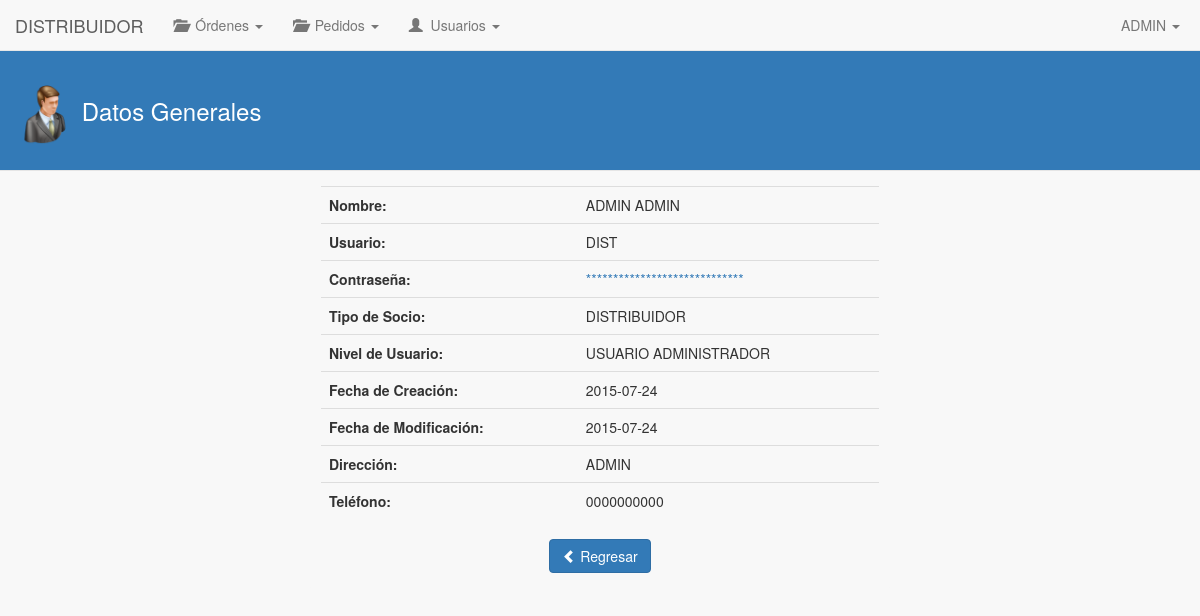
The app's page /distribuidor/datosGenerales/index.php (signed in), older data.
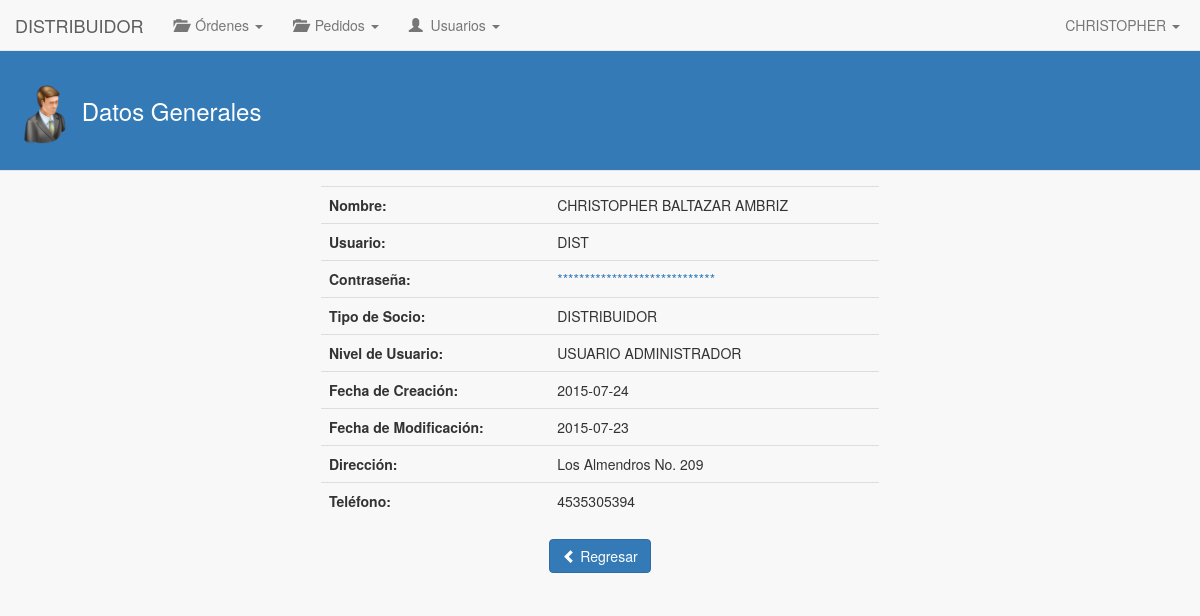
The same page, newer data.
### tables this page shows
CREATE TABLE IF NOT EXISTS `usuario_distribuidor` (
  `id_usuario_distribuidor` int(11) NOT NULL AUTO_INCREMENT,
  `nombre_usuario_distribuidor` varchar(100) NOT NULL,
  `apellido_usuario_distribuidor` varchar(100) NOT NULL,
  `direccion_usuario_distribuidor` text NOT NULL,
  `telefono_usuario_distribuidor` varchar(20) NOT NULL,
  `entradas` int(11) NOT NULL DEFAULT '0',
  `pedidos` int(11) NOT NULL DEFAULT '0',
  `envios` int(11) NOT NULL DEFAULT '0',
  `id_usuario_fk` int(11) NOT NULL,
  `id_distribuidor_fk` int(11) NOT NULL,
  PRIMARY KEY (`id_usuario_distribuidor`),
  KEY `id_usuario_fk_idx` (`id_usuario_fk`),
  KEY `id_distribuidor_fk_idx` (`id_distribuidor_fk`)
);

CREATE TABLE IF NOT EXISTS `usuarios` (
  `id_usuario` int(11) NOT NULL AUTO_INCREMENT,
  `nombre_usuario` varchar(100) NOT NULL,
  `contrasena_usuario` varchar(45) NOT NULL,
  `tipo_socio_usuario` int(11) NOT NULL,
  `nivel_autorizacion_usuario` int(11) NOT NULL,
  `fecha_creacion_usuario` date NOT NULL,
  `fecha_modificacion_usuario` date NOT NULL,
  `estado_usuario` int(11) NOT NULL,
  PRIMARY KEY (`id_usuario`),
  UNIQUE KEY `nombre_usuario` (`nombre_usuario`)
);

### distribuidor/datosGenerales/index.php (the view, shortened to what this page needs)
<!DOCTYPE html>
<html>
	<head>
		<link rel="stylesheet" type="text/css" href="../../lib/bootstrap-3.3.5/css/bootstrap.min.css">
		<link rel="stylesheet" type="text/css" href="../../css/estilos.css">
	</head>
	<body>
		<?php
			include('../mod/navbar.php');
		?>
		<div class="contenido-general">
			<div class="modal-header">
        		<h3 class="titulo-header">
        			<img class="img-header" src="../../img/login.png"> Datos Generales
        		</h3>
      		</div>
			<div class="contenido-general-2">
				<div class="div-contenedor-form">
					<form class="form-horizontal" role="form" method="post" action="../mod/editar_usuario.php">
			      		<div>
			      			<?php
			      				$consulta = "SELECT usudist.nombre_usuario_distribuidor, usudist.apellido_usuario_distribuidor, usus.nivel_autorizacion_usuario, usus.fecha_creacion_usuario, usus.fecha_modificacion_usuario, usudist.direccion_usuario_distribuidor, usudist.telefono_usuario_distribuidor FROM usuarios AS usus, usuario_distribuidor AS usudist WHERE usudist.id_usuario_fk = usus.id_usuario AND usus.id_usuario = ".$_SESSION['id_usuario'];
			      				$resultado = mysql_query($consulta);
			      				$row = mysql_fetch_array($resultado);
			      			?>
					      	<div class="modal-body">
					      		<table class="table">
					      			<tbody>
					      				<tr>
					      					<td><strong>Nombre:</strong></td>
					      					<td><?php echo $row['nombre_usuario_distribuidor']." ".$row['apellido_usuario_distribuidor']; ?></td>
					      				</tr>
					      				<tr>
					      					<td><strong>Usuario:</strong></td>
					      					<td><?php echo $_SESSION['nombre_usuario']; ?> </td>
					      				</tr>
					      				<tr>
					      					<td><strong>Contraseña:</strong></td>
					      					<td><a href="../contrasena/">*****************************</a></td>
					      				</tr>
					      				<tr>
					      					<td><strong>Tipo de Socio:</strong></td>
					      					<td>DISTRIBUIDOR</td>
					      				</tr>
					      				<tr>
					      					<td><strong>Nivel de Usuario:</strong></td>
					      					<td>
					      						<?php
					      							if($row['nivel_autorizacion_usuario'] == 1)
					      								echo "USUARIO ADMINISTRADOR";
					      							else
					      								echo "USUARIO NORMAL";
					      						?>
					      					</td>
					      				</tr>
					      				<tr>
					      					<td><strong>Fecha de Creación:</strong></td>
					      					<td><?php echo $row['fecha_creacion_usuario']; ?></td>
					      				</tr>
					      				<tr>
					      					<td><strong>Fecha de Modificación:</strong></td>
					      					<td><?php echo $row['fecha_modificacion_usuario']; ?></td>
					      				</tr>
					      				<tr>
					      					<td><strong>Dirección:</strong></td>
					      					<td><?php echo $row['direccion_usuario_distribuidor']; ?></td>
					      				</tr>
					      				<tr>
					      					<td><strong>Teléfono:</strong></td>
					      					<td><?php echo $row['telefono_usuario_distribuidor']; ?></td>
					      				</tr>
					      			</tbody>
					      		</table>
					      		<center>
					      			<a href="../" class="btn btn-primary"><i class="glyphicon glyphicon-chevron-left"></i> Regresar</a>
					      		</center>
					      	</div>
					    </div>
			      	</form>
				</div>
			</div>
		</div>
	</body>
</html>

### distribuidor/mod/navbar.php (shortened to what this page needs)
<?php
	$consulta = "SELECT nombre_usuario_distribuidor FROM usuario_distribuidor WHERE id_usuario_fk = ".$_SESSION['id_usuario'];
	$resultado = mysql_query($consulta);
	$row = mysql_fetch_array($resultado);
	$nombreUsuario = $row['nombre_usuario_distribuidor'];
?>
<nav class="navbar navbar-default navbar-fixed-top" role="navigation">
  	<div class="navbar-header">
    	<a href="../" class="navbar-brand">DISTRIBUIDOR</a>
  	</div>
  	<div class="collapse navbar-collapse" id="navbar-collapse-01">
  		<ul class="nav navbar-nav">
			<li class="dropdown">
					<a href="#" class="dropdown-toggle" data-toggle="dropdown" role="button" aria-expanded="false"><span class="glyphicon glyphicon-folder-open"></span> &nbsp;Órdenes <span class="caret"></span></a>
			</li>
			<li class="dropdown">
				<a href="#" class="dropdown-toggle" data-toggle="dropdown" role="button" aria-expanded="false"><span class="glyphicon glyphicon-folder-open"></span> &nbsp;Pedidos <span class="caret"></span></a>
			</li>
			<?php
				if($_SESSION['nivel_socio'] == 1){ ?>
					<li class="dropdown">
  						<a href="#" class="dropdown-toggle" data-toggle="dropdown" role="button" aria-expanded="false"><span class="glyphicon glyphicon-user"></span> &nbsp;Usuarios <span class="caret"></span></a>
					</li>
				<?php }
			?>
    	</ul>
    	<ul class="nav navbar-nav navbar-right">
	        <li class="dropdown">
	          	<a href="#" class="dropdown-toggle" data-toggle="dropdown" role="button" aria-expanded="false"><span class="fui-user"></span> &nbsp;<?php echo $nombreUsuario; ?> <span class="caret"></span></a>
	        </li>
	    </ul>
  	</div>
</nav>

### css/estilos.css (style rules this page uses)
body { background-color: #F8F8F8; }
h3.titulo-header { color: #ffffff; }
.modal-header { background-color: #337ab7; }
.modal-body, .modal-footer { background-color: #F8F8F8; border-radius: 0px 0px 5px 5px; }
.img-header { width: 60px; }
.navbar-right { margin-right: 5px; }
.contenido-general { background-color: #F8F8F8; margin: 0px auto; margin-top: 50px; width: 100%; }
.contenido-general-2 { margin: 0px auto; width: 98%; }
.div-contenedor-form { margin: 0px auto; width: 50%; }
a { color: #337ab7; }

Row changes from the older to the newer data that the page shows:
changed usuario_distribuidor: nombre_usuario_distribuidor "ADMIN" → "CHRISTOPHER"; apellido_usuario_distribuidor "ADMIN" → "BALTAZAR AMBRIZ"; id_usuario_fk.fecha_modificacion_usuario "2015-07-24" → "2015-07-23"; direccion_usuario_distribuidor "ADMIN" → "Los Almendros No. 209"; telefono_usuario_distribuidor "0000000000" → "4535305394"
